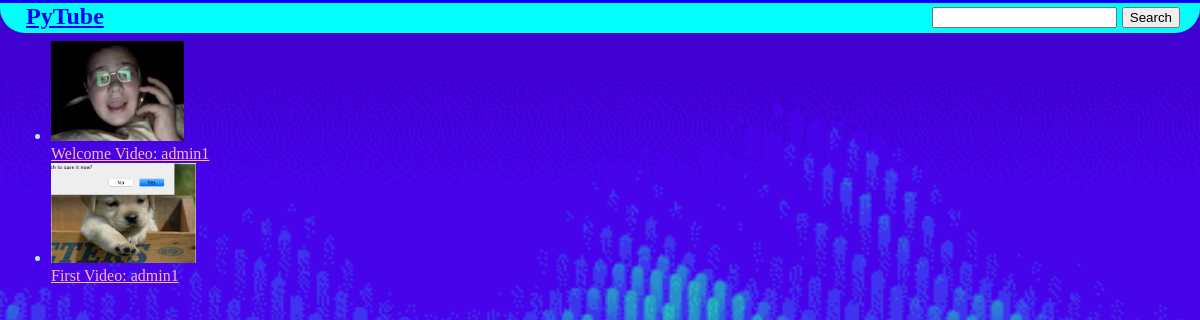
The page / on the database its author committed.
### videos/models.py (models this page shows, shortened)
class Video(models.Model):
    title = models.CharField(max_length=100)
    description = models.CharField(max_length=500)
    uploader = models.CharField(max_length=25)
    up_votes = models.IntegerField(default=0)
    video_file = models.FileField(upload_to='uploads/videos/')
    thumbnail = models.FileField(upload_to='uploads/videos/thumbnails/')
    listed = models.BooleanField(default=True)
    pub_date = models.DateTimeField('date published')
    comments = []

### videos/views.py (the view)
# urls.py: path('', views.IndexView.as_view(), name='index'),
class IndexView(generic.ListView):
    template_name = 'videos/index.html'
    context_object_name = 'best_videos_list'
    paginate_by = 20
    def get_queryset(self):
        return Video.objects.order_by('-up_votes')

### videos/templates/videos/index.html (shortened to what this page needs)
{% load static %}
<head>
<link rel="stylesheet" type="text/css" href="{% static 'videos/style.css' %}" />
</head>
<body>
<div class='topbar'>
<strong style="float: left; display: inline-block; font-size: 150%;">&nbsp;<a href="{% url 'videos:index' %}">PyTube</a></strong>
<form action="{% url 'videos:search' %}" style="float: right; font-size: 130%; display: inline-block;" method="get">
<input type="text" id="search" name="search" />
<input type="submit" value="Search" />
</form>
</div>
<div style="height: 30;"></div>
<table><tr><td>
{% if best_videos_list %}
    <ul>
    {% for video in best_videos_list %}
    {% if video.listed %}
    <li><a href="{% url 'videos:video' video.id %}"><img src="/{{ video.thumbnail }}" height="100"/><br>{{ video.title }}: {{ video.uploader }}</a></li>
    {% endif %}
    {% endfor %}
    </ul>
{% else %}
    <p>No videos are available.</p>
{% endif %}
</td>
<td>
</td></tr></table>
</body>

### videos/static/videos/style.css (style rules this page uses)
li a { color: lightpink; }
.topbar { border-color: #0000ff; border-width: medium; border-style: solid; border-radius: 25px; background: #00FFFD; border-bottom: none; border-top-left-radius: 0; border-top-right-radius: 0; border-left: none; padding-left: 20px; padding-right: 20px; border-right: none; margin: auto; position: fixed; right: 0; left: 0; height: 30px; top: 0; color: blue; }

### rows shown on the page
Video: thumbnail (picture), title "Welcome Video", uploader "admin1"
Video: thumbnail (picture), title "First Video", uploader "admin1"
